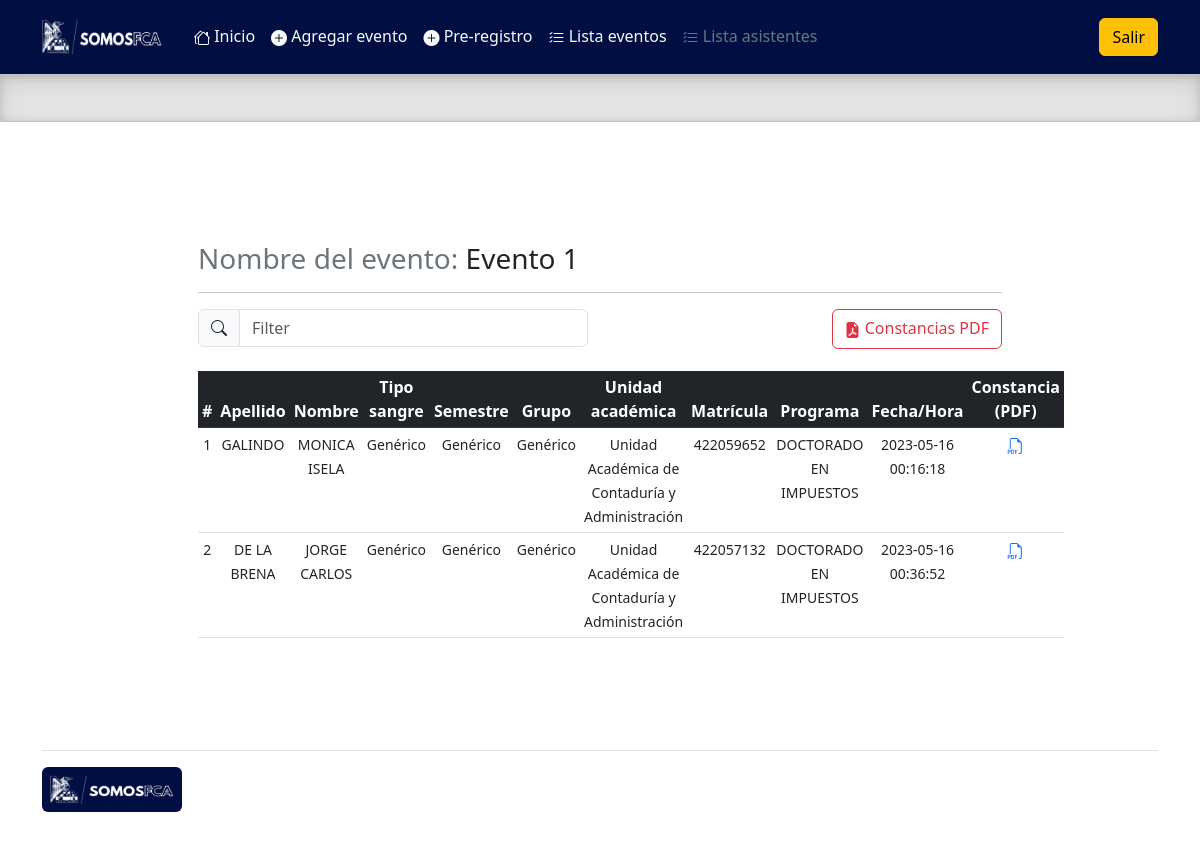
Page /admin/lista_individual_asistentes.php?evento=25 on the earlier database version.
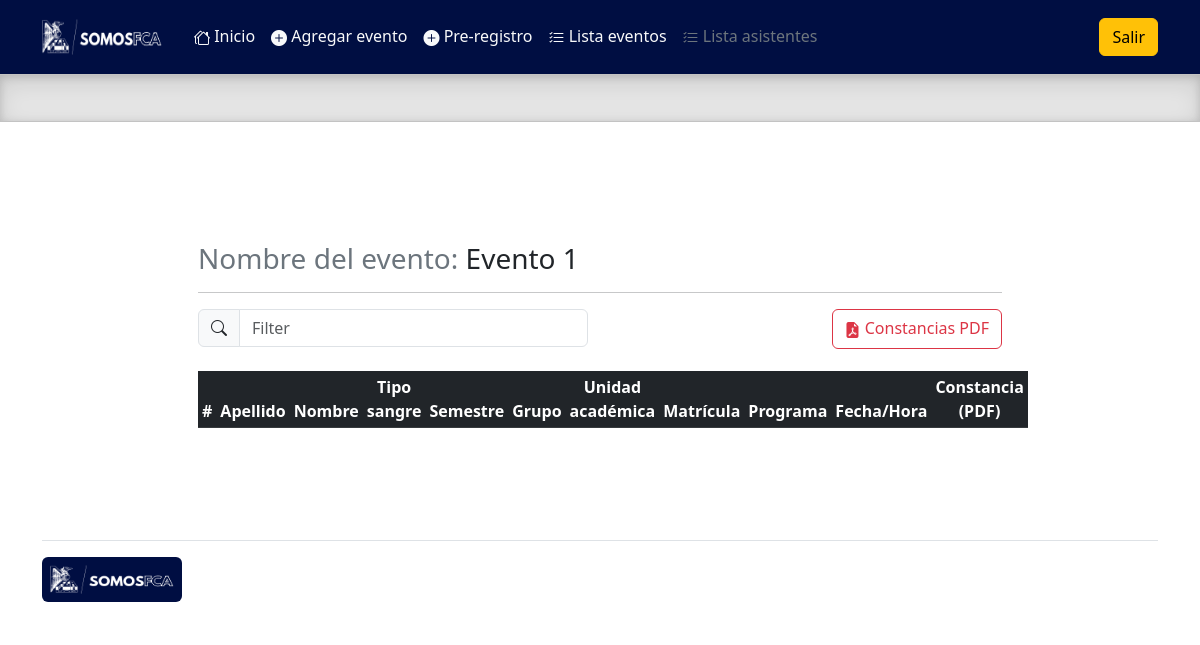
Same page on the later database version.
### tables this page shows
CREATE TABLE `eventos` (
  `id` int(11) NOT NULL,
  `nombre` varchar(100) NOT NULL,
  `capacidad` int(11) NOT NULL,
  `fecha` date NOT NULL,
  `lugar` varchar(50) NOT NULL,
  `activo` int(11) DEFAULT NULL
);

CREATE TABLE `asistentes` (
  `id` int(11) NOT NULL,
  `nombre` varchar(100) NOT NULL,
  `tipo_asistente` int(11) NOT NULL,
  `apellidos` varchar(100) NOT NULL,
  `apellido_m` varchar(50) DEFAULT NULL,
  `curp` varchar(50) NOT NULL,
  `tipo_sangre` varchar(50) DEFAULT NULL,
  `semestre` varchar(50) DEFAULT NULL,
  `grupo` varchar(50) DEFAULT NULL,
  `unidad_academica` varchar(100) DEFAULT NULL,
  `carrera` varchar(100) DEFAULT NULL COMMENT 'Programa',
  `numero_control` varchar(50) NOT NULL COMMENT 'Matrícula',
  `idQr` varchar(100) DEFAULT NULL
);

CREATE TABLE `registro` (
  `id` int(11) NOT NULL,
  `asistente` int(11) NOT NULL,
  `evento` int(11) NOT NULL,
  `asistencia` int(11) NOT NULL,
  `fecha_registro` datetime NOT NULL,
  `idQr` varchar(50) NOT NULL
);

### admin/query/query_asistentes_individual.php (the view)
<?php
$queryEventos = "SELECT asistentes.id AS id, asistentes.apellidos AS apellidos, asistentes.nombre AS nombre, asistentes.tipo_sangre as tipo_sangre, asistentes.semestre AS semestre, asistentes.grupo AS grupo, asistentes.unidad_academica AS unidad_academica, asistentes.numero_control AS numero_control, asistentes.carrera AS carrera, registro.asistente AS asistente, registro.evento AS evento, registro.asistencia AS asistencia, registro.fecha_registro AS fecha_registro FROM asistentes INNER JOIN registro ON asistentes.id = registro.asistente WHERE registro.evento = '$evento'";
$resultadoEvento = $conn->query($queryEventos);
$numRows = $resultadoEvento->num_rows;
if($numRows >= 1){
$x = 0;
    while($rowEventos = $resultadoEvento->fetch_assoc()){
        $x++;
        echo'
        <tr class="text-center">
            <td><small>'.$x.'</small></td>
            <td><small>'.$rowEventos['apellidos'].'</small></td>
            <td><small>'.$rowEventos['nombre'].'</small></td>';
            echo'
            <td><small>'.$rowEventos['tipo_sangre'].'</small></td>';
            echo'
            <td><small>'.$rowEventos['semestre'].'</small></td>';
            echo'<td><small>'.$rowEventos['grupo'].'</small></td>';
            echo'
            <td><small>'.$rowEventos['unidad_academica'].'</small></td>';
            echo'<td><small>'.$rowEventos['numero_control'].'</small></td>';
            echo'
            <td><small>'.$rowEventos['carrera'].'</small></td>'
            ;
            echo'
            <td><small>'.$rowEventos['fecha_registro'].'</small></td>'
            ;
            echo'
            <td><a href="constanciaPDF.php?id='.$rowEventos['id'].'&nombre='.$rowEventos['nombre'].'&apellidos='.$rowEventos['apellidos'].'&idevento='.$rowEventos['evento'].'" target="_blank"><i class="bi bi-filetype-pdf"></i></a></td>
        </tr>
        ';
    }
}
else{
    echo'
    <script>
        alert("No hay personas registradas a este evento");
    </script>
    ';
}
?>

### admin/lista_individual_asistentes.php (shortened to what this page needs)
<!doctype html>
<html lang="en">
  <head>
    <link rel="stylesheet" href="https://cdn.jsdelivr.net/npm/bootstrap-icons@1.10.2/font/bootstrap-icons.css">
    <link href="../assets/dist/css/bootstrap.min.css" rel="stylesheet">
    <?php
    include('prcd/qc.php');
        $evento = $_REQUEST['evento'];
        $nombreEvento = "SELECT * FROM eventos WHERE id = $evento";
        $resultadoEventoSQL = $conn ->query($nombreEvento);
        $rowEventoSQL = $resultadoEventoSQL->fetch_assoc();
    ?>
    <link href="headers.css" rel="stylesheet">
  </head>
  <body>
<main class="mb-0">
  <header class="p-3" style="background-color:#000e42;">
    <div class="container">
      <div class="d-flex flex-wrap align-items-center justify-content-center justify-content-lg-start">
        <a href="/" class="d-flex align-items-center mb-2 mb-lg-0 text-white text-decoration-none">
          <img src="../assets/brand/img/logo.png" width="120" height="36" role="img" alt="">
        </a>
        <ul class="nav col-12 col-lg-auto me-lg-auto mb-2 ms-4 justify-content-center mb-md-0">
          <li><a href="index.php" class="nav-link px-2 text-light"><i class="bi bi-houses"></i> Inicio</a></li>
          <li><a href="alta_eventos.php" class="nav-link px-2 text-light"><i class="bi bi-plus-circle-fill"></i> Agregar evento</a></li>
          <li><a href="alta_asistentes.php" class="nav-link px-2 text-light"><i class="bi bi-plus-circle-fill"></i> Pre-registro</a></li>
          <li><a href="lista_eventos.php" class="nav-link px-2 text-light"><i class="bi bi-list-check"></i> Lista eventos</a></li>
          <li><a href="#" class="nav-link px-2 text-secondary"><i class="bi bi-list-check"></i> Lista asistentes</a></li>
        </ul>
        <div class="text-end">
          <a href="query/sort.php" type="button" class="btn btn-warning">Salir</a>
        </div>
      </div>
    </div>
  </header>
  <div class="b-example-divider">
  </div>
    <div class="container-fluid w-75 h-100 mt-5 mb-5 p-5">
    <h3 class="mt-4 mb-3 text-secondary">Nombre del evento: <span class="text-dark"><? echo $rowEventoSQL['nombre']; ?></span></h3>
        <hr>
        <div class="row">
            <div class="col">
                <div class="input-group mb-4 w-100">
                    <span class="input-group-text" id="basic-addon1"><i class="bi bi-search"></i></span>
                    <input type="text" class="form-control" placeholder="Filter" aria-label="Filter" aria-describedby="basic-addon1" id="myInput">
                </div>
            </div>
            <div class="col text-end">
                <a href="constanciaPDF_masivas.php?id=<?php echo $evento ?>" target="_blank" class="btn btn-outline-danger" id="link"><i class="bi bi-file-earmark-pdf-fill"></i> Constancias PDF</a>
            </div>
        </div>
    <table class="table table-hover table-sm">
        <thead class="table-dark text-center">
            <tr>
            <th scope="col">#</th>
            <th scope="col">Apellido</th>
            <th scope="col">Nombre</th>
            <th scope="col">Tipo sangre</th>
            <th scope="col">Semestre</th>
            <th scope="col">Grupo</th>
            <th scope="col">Unidad académica</th>
            <th scope="col">Matrícula</th>
            <th scope="col">Programa</th>
            <th scope="col">Fecha/Hora</th>
            <th scope="col">Constancia (PDF)</th>
            </tr>
        </thead>
        <tbody id="myTable">
        <?php
        include('query/query_asistentes_individual.php');
        ?>
        </tbody>
    </table>
</main>
<div class="container">
  <footer class="d-flex flex-wrap justify-content-between align-items-center py-3 my-4 border-top">
      <p class="col-md-12 mb-0 text-muted"><a href="/" class="col-md-4 d-flex mb-md-0 me-md-auto link-dark text-decoration-none">
                <img src="../assets/brand/img/logo.png" width="140" height="45" role="img" alt="" class="p-2 rounded" style="background-color:#000e42">
            </a></p>
    </footer>
  </div>
  </body>
</html>

### admin/lista_individual_asistentes.php (style rules this page uses)
.b-example-divider { height: 3rem; background-color: rgba(0, 0, 0, .1); border: solid rgba(0, 0, 0, .15); border-width: 1px 0; box-shadow: inset 0 .5em 1.5em rgba(0, 0, 0, .1), inset 0 .125em .5em rgba(0, 0, 0, .15); }
.bi { vertical-align: -.125em; fill: currentColor; }

Differences in the rows shown:
removed asistentes: apellidos "GALINDO", nombre "MONICA ISELA", tipo_sangre "Genérico", semestre "Genérico", grupo "Genérico", unidad_academica "Unidad Académica de Contaduría y Administración", numero_control "422059652", carrera "DOCTORADO EN IMPUESTOS", registro.fecha_registro "2023-05-16 00:16:18"
removed asistentes: apellidos "DE LA BRENA", nombre "JORGE CARLOS", tipo_sangre "Genérico", semestre "Genérico", grupo "Genérico", unidad_academica "Unidad Académica de Contaduría y Administración", numero_control "422057132", carrera "DOCTORADO EN IMPUESTOS", registro.fecha_registro "2023-05-16 00:36:52"
